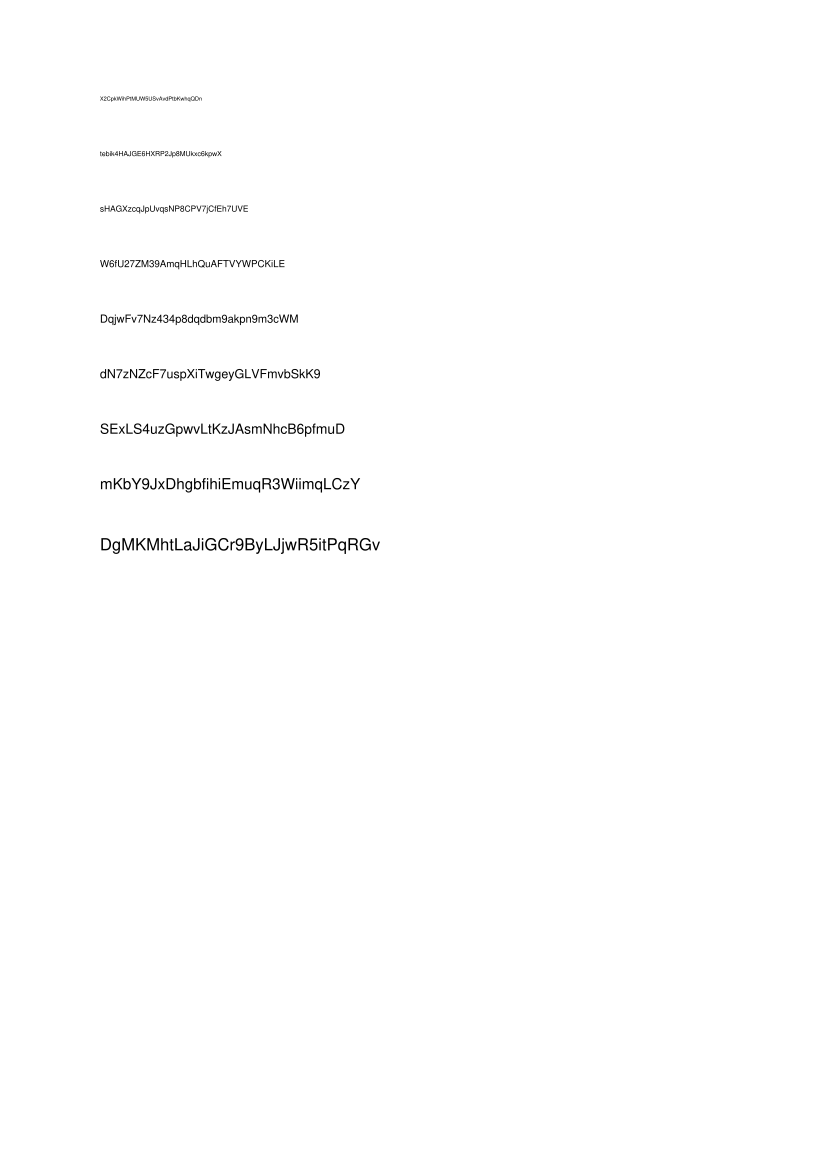

Write Python code to recreate this figure.
"""Test page for the print-quality loop.

One A4 page with a line of random letters at each font size from 4 to
12 pt. Random letters (not words) so the OCR cannot guess from context.
The exact text and where each line sits are saved next to the PDF, so
the measuring step knows the right answer and where to look.

Run:  .venv/bin/python quality/test_page.py
"""

import json
import logging
import random
import string
from pathlib import Path

from reportlab.lib.pagesizes import A4
from reportlab.pdfgen import canvas

HERE = Path(__file__).parent
log = logging.getLogger("test_page")

SIZES = [4, 5, 6, 7, 8, 9, 10, 11, 12]   # font sizes in points
LINE_CHARS = 30
FONT = "Helvetica"
# letters that are easy to confuse even when printed perfectly are left out
ALPHABET = "".join(c for c in string.ascii_letters + string.digits if c not in "lI1O0o")
SEED = 509


def make(out=HERE / "test_page.pdf"):
    rng = random.Random(SEED)
    width, height = A4
    c = canvas.Canvas(str(out), pagesize=A4)
    lines = []
    y = height - 72                     # start 1 inch from the top
    for size in SIZES:
        text = "".join(rng.choice(ALPHABET) for _ in range(LINE_CHARS))
        c.setFont(FONT, size)
        c.drawString(72, y, text)
        # box around the line in PDF points (from bottom-left), with margin
        lines.append({"size": size, "text": text,
                      "box": [60, y - size * 0.5, width - 60, y + size * 1.3]})
        y -= max(40, size * 4)
    c.save()
    truth = {"page": [width, height], "font": FONT, "lines": lines}
    out.with_suffix(".json").write_text(json.dumps(truth, indent=1))
    log.info(f"wrote {out} and {out.with_suffix('.json').name}")
    return out


if __name__ == "__main__":
    logging.basicConfig(level=logging.INFO, format="%(asctime)s %(name)s %(levelname)s %(message)s")
    make()
